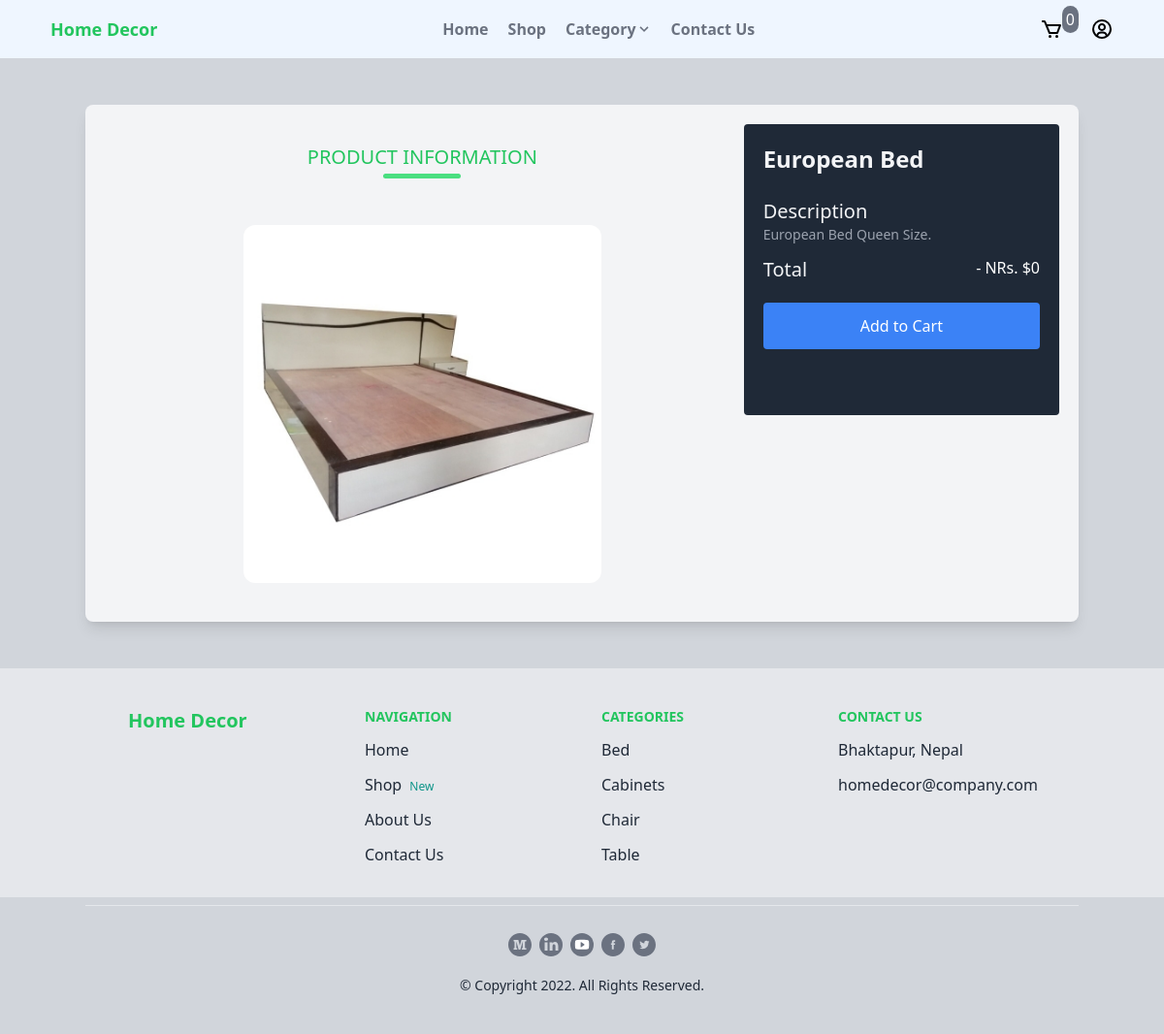
Page /product/european_bed on the committed database.
### product/models.py (models this page shows, shortened)
class Product(models.Model):
    category = models.ForeignKey(Category,related_name="products",on_delete=models.CASCADE)
    name = models.CharField(max_length=255)
    slug = models.SlugField()
    description =models.TextField(blank=True,null=True)
    price = models.FloatField()
    created_at = models.DateTimeField(auto_now_add=True)
    image = models.ImageField(upload_to="products",blank=True, null=True)
    thumbnail = models.ImageField(upload_to="products/thumbnails", blank=True, null=True)
    labels = models.CharField(choices=LABEL_CHOICES,max_length=1)
    class Meta:
        ordering = ('-created_at',)
    """
        def get_thumbnail(self):
        if self.thumbnail:
            return self.thumbnail.url
        else:
            if self.image:
                self.thumbnail = self.make_thumbnail(self.image)
                self.save()
            else:
                return 'https://via.placeholder.com/240x20x.jpg'

    def make_thumnail(self, image, size=(300,300)):
        img = Image.open(image)
        img.convert("RGB")
        img.thumbnail(size)

        thumb_io =BytesIO()
        img.save(thumb_io, "JPEG", qualtiy=85)

        thumbnail = File(thumb_io, name=image.name)
        return thumbnail
    """

class Category(models.Model):
    name = models.CharField(max_length=255)
    slug = models.SlugField()
    image = models.ImageField(upload_to="category")
    class Meta:
        ordering = ('name',)
        verbose_name_plural = 'categories'

### product/views.py (the view)
# urls.py: path('',include('product.urls',namespace='product')),
def product(request,slug):
    categories = Category.objects.all()
    product = get_object_or_404(Product,slug=slug)
    return render(request, "product/product.html",{'product':product,'categories':categories})

### cart/cart.py (called while the page is built)
    def __len__(self):
        return sum(item['quantity'] for item in self.cart.values())

    def get_total_cost(self):
        for p in self.cart.keys():
            self.cart[str(p)]["product"] = Product.objects.get(pk=p)
        return sum(item['product'].price * item['quantity'] for item in self.cart.values())

### cart/context_processors.py (called while the page is built)
def cart(request):
    return {'cart': Cart(request)}

### templates/product/product.html (shortened to what this page needs)
{% extends 'core/base.html' %}
{% block content %}
    <div class=" bg-gray-300">
        <div class="py-12">
            <div class="max-w-md mx-auto bg-gray-100 shadow-lg rounded-lg  md:max-w-5xl">
                <div class="md:flex ">
                    <div class="w-full p-4 px-5 py-5">
                        <div class="md:grid md:grid-cols-3 gap-1 ">
                            <div class="col-span-2 p-5">
                                <h1 class="text-xl font-medium uppercase title relative pb-2 text-green-500 text-center">Product Information</h1>
                                <div class="flex flex-col justify-between items-center mt-6 pt-6">
                                    <div class="images w-full mb-6 lg:mb-0 lg:w-3/5">
                                        <img class="rounded-xl"
                                             src="{% if product.image %}{{ product.image.url }}{% else %}https://via.placeholder.com/240x20x.jpg{% endif %}"
                                        >
                                    </div>
                                </div>
                            </div>
                            <div class=" p-5 bg-gray-800 rounded overflow-visible h-[300px]">
                                <span class="text-2xl font-bold text-gray-100 block pb-3">{{ product.name }}</span>
                                <span class="mt-3 text-xl font-medium text-gray-100 block">Description</span>
                                {% if product.description %}
                                <p class="text-sm text-gray-400">{{ product.description }}</p>
                                {% endif %}
                                <div class="flex justify-center pt-3 justify-between">
                                    <label class="text-xl font-medium text-gray-100 block">Total</label>
                                    <span class="text-white" hx-get="{% url 'hx_cart_total' %}"
                                        hx-trigger="update-menu-cart from:body" hx-swap="innerHTML">
                                        - NRs. {% include 'cart/partials/cart_total.html' %}</span>
                                </div>
                                <button
                                    class="mt-5 h-12 w-full bg-blue-500 rounded focus:outline-none text-white hover:bg-blue-600">
                                    <a href="#"
                                        hx-get="{% url 'add_to_cart' product.id %}"
                                        hx-target="#menu-cart-button"
                                        hx-swap = "outerHTML"
                                    >
                                     Add to Cart
                                 </a>
                                </button>
                            </div>
                        </div>
                    </div>
                </div>
            </div>
        </div>
    </div>
{% endblock %}

### templates/core/base.html (shortened to what this page needs)
{% load static %}
<!DOCTYPE html>
<html lang="en">
<head>
    <link rel="stylesheet" href="{% static 'css/output.css' %}">
    <link rel="stylesheet" href="{% static 'css/script.css' %}">
    <script src="https://cdn.tailwindcss.com"></script>
</head>
<body>
    <header>
        <nav class="bg-blue-50 shadow-lg">
          <div class="max-w-6xl mx-auto px-5">
            <div class="flex justify-between">
              <div class="flex space-x-8">
                <div class="flex items-center">
                  <a href="/" class="flex items-center py-4 px-2">
                    <span class="font-semibold text-green-500 text-lg">Home Decor</span>
                  </a>
                </div>
              </div>
              <ul class="hidden md:flex items-center space-x-1">
                <li><a href="/" class="navbar-item">Home</a></li>
                <li><a href="{% url 'shop' %}" class="navbar-item">Shop</a></li>
                <li>
                  <div class="group inline-block relative">
                    <button class="navbar-item flex items-center">
                      <span>Category</span>
                      <span><svg class="fill-current h-4 w-4" xmlns="http://www.w3.org/2000/svg" viewBox="0 0 20 20">
                          <path d="M9.293 12.95l.707.707L15.657 8l-1.414-1.414L10 10.828 5.757 6.586 4.343 8z" />
                        </svg></span>
                    </button>
                  </div>
                </li>
                <li><a href="{% url 'contact' %}" class="navbar-item">Contact Us</a></li>
              </ul>
              <ul class="flex items-center space-x-3">
                <li
                    class="relative py-2 px-2 font-medium text-gray-500 rounded-3xl hover:bg-green-500 hover:text-white transition duration-300"
                    hx-get="{% url 'hx_menu_cart' %}"
                    hx-trigger = "update-menu-cart from:body"
                    hx-swap="innerHTML"
                >
                  {% include 'cart/menu_cart.html' %}
                </li>
                {% if user.is_authenticated %}
                <li
                    class="group inline-block relative py-2 px-2 font-medium text-gray-500 rounded-3xl hover:bg-green-500 hover:text-white transition duration-300">
                    <a href="" class="">
                        <svg xmlns="http://www.w3.org/2000/svg" width="24" height="24"
                            style="fill: rgba(0, 0, 0, 1);transform: ;msFilter:;">
                            <path
                                d="M12 2A10.13 10.13 0 0 0 2 12a10 10 0 0 0 4 7.92V20h.1a9.7 9.7 0 0 0 11.8 0h.1v-.08A10 10 0 0 0 22 12 10.13 10.13 0 0 0 12 2zM8.07 18.93A3 3 0 0 1 11 16.57h2a3 3 0 0 1 2.93 2.36 7.75 7.75 0 0 1-7.86 0zm9.54-1.29A5 5 0 0 0 13 14.57h-2a5 5 0 0 0-4.61 3.07A8 8 0 0 1 4 12a8.1 8.1 0 0 1 8-8 8.1 8.1 0 0 1 8 8 8 8 0 0 1-2.39 5.64z">
                            </path>
                            <path
                                d="M12 6a3.91 3.91 0 0 0-4 4 3.91 3.91 0 0 0 4 4 3.91 3.91 0 0 0 4-4 3.91 3.91 0 0 0-4-4zm0 6a1.91 1.91 0 0 1-2-2 1.91 1.91 0 0 1 2-2 1.91 1.91 0 0 1 2 2 1.91 1.91 0 0 1-2 2z">
                            </path>
                        </svg>
                    </a>
                    <ul class="absolute right-2 text-sm pt-5 hidden text-gray-700 group-hover:block z-10">
                        <li>
                            <a href="{% url 'profile' %}" class="dropdown-item-user">{{ user.username}}</a>
                        </li>
                        <li>
                            <a  href="{% url 'edit_profile' %}" class="dropdown-item-user">Edit Profile</a>
                        </li>
                        <li>
                            <a href="{% url 'logout' %}" class="dropdown-item-user">Log out</a>
                        </li>
                    </ul>
                </li>
                {% else %}
                <li
                    class="group inline-block relative py-2 px-2 font-medium text-gray-500 rounded-3xl hover:bg-green-500 hover:text-white transition duration-300">
                    <a href="" class="">
                    </a>
                </li>
                {% endif %}
              </ul>
            </div>
          </div>
        </nav>
      </header>
    <main>
        {% block content %}
        {% endblock %}
    </main>
<footer>
    <div class="bg-gray-200 pt-5">
      <div class="max-w-screen-lg px-4 sm:px-6 text-gray-800 sm:grid md:grid-cols-4 sm:grid-cols-2 mx-auto">
        <div class="p-5">
          <h3 class="font-bold text-xl text-green-500">Home Decor</h3>
        </div>
         <div class="p-5">
            <div class="text-sm uppercase text-green-500 font-bold">Navigation</div>
            <a class="my-3 block hover:translate-x-2 hover:font-semibold  hover:text-green-500 duration-100" href="/">Home</a>
            <a class="my-3 block hover:translate-x-2 hover:font-semibold  hover:text-green-500 duration-100" href="{% url 'shop' %}">Shop <span class="text-teal-600 text-xs p-1">New</span></a>
            <a class="my-3 block hover:translate-x-2 hover:font-semibold  hover:text-green-500 duration-100" href="/#">About Us</a>
            <a class="my-3 block hover:translate-x-2 hover:font-semibold  hover:text-green-500 duration-100" href="/#">Contact Us</a>
         </div>
         <div class="p-5">
            <div class="text-sm uppercase text-green-500 font-bold">Categories</div>
             {% for cat in categories %}
                 <a href="{% url 'shop' %}?category={{ cat.slug }}" class="my-3 block hover:translate-x-2 hover:font-semibold  hover:text-green-500 duration-100">{{ cat.name }}</a>
             {% endfor %}
         </div>
         <div class="p-5">
            <div class="text-sm uppercase text-green-500 font-bold">Contact us</div>
            <a class="my-3 block" href="/#">Bhaktapur, Nepal <span class="text-teal-600 text-xs p-1"></span></a>
            <a class="my-3 block" href="/#">homedecor@company.com <span class="text-teal-600 text-xs p-1"></span></a>
         </div>
      </div>
    </div>
</footer>
  <div class="bg-gray-300 pt-2">
    <div class="flex pb-5 px-3 m-auto pt-5 border-t text-gray-800 text-sm flex-col
       max-w-screen-lg items-center">
       <div class="md:flex-auto md:flex-row-reverse mt-2 flex-row flex">
          <a href="/#" class="w-6 mx-1">
          </a>
          <a href="/#" class="w-6 mx-1">
          </a>
          <a href="/#" class="w-6 mx-1">
          </a>
          <a href="/#" class="w-6 mx-1">
          </a>
          <a href="/#" class="w-6 mx-1">
          </a>
       </div>
       <div class="my-5">© Copyright 2022. All Rights Reserved.</div>
    </div>
  </div>
</body>
</html>

### static/css/script.css (style rules this page uses)
.title:after { content: ""; @apply bg-green-400; width: 80px; height: 5px; border-radius: 5px; position: absolute; bottom: 0; left: 50%; transform: translateX(-50%); }

### rows in the picture
Product: image (picture), name "European Bed", description "European Bed Queen Size."
Category: name "Bed"
Category: name "Cabinets"
Category: name "Chair"
Category: name "Table"

### other values in the picture
{{ cart|length }} "0"
{{ cart.get_total_cost }} "0"
